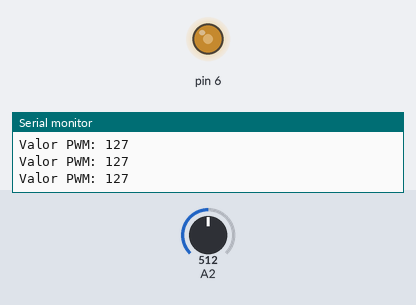
A sketch run on a simulated Arduino Uno, built with avr-gcc and run on an emulated ATmega328P. Shown: output pins drawn as LEDs (lit = HIGH), the last lines printed to the serial monitor. The test bench sets the inputs (shaded band); at power-on: A2 = 512.

Above: at 1.3 s.
1.4 s: A2 set to 716
At 2.1 s:
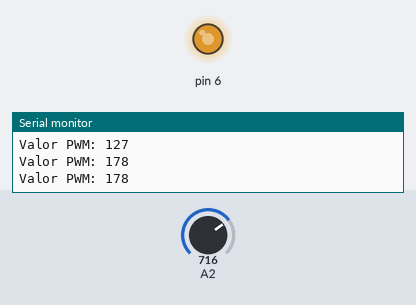
3.0 s: A2 set to 900
At 3.3 s:
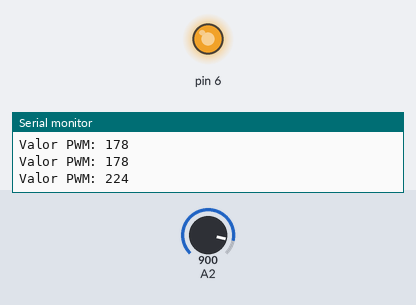
4.5 s: A2 set to 122
At 5.7 s:
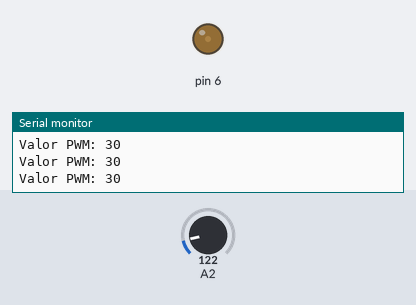
6.0 s: A2 set to 0
At 6.8 s:
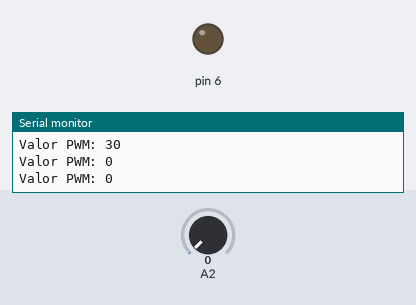
7.5 s: A2 set to 511
At 8.0 s:
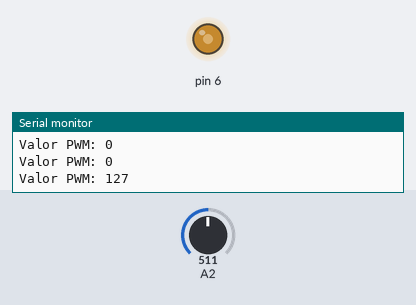
Timing chart, 0 to 10.0 s (numbered marks = the images above; inputs shaded):
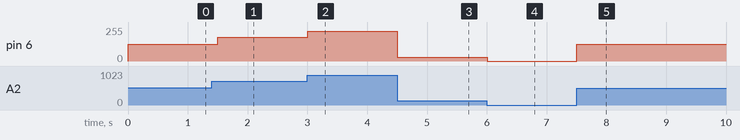

The sketch:

code.ino
```cpp
void setup()
{
  pinMode(6, OUTPUT);
  pinMode(A2, INPUT);
  Serial.begin(9600);
}

void loop()
{
  int potenciometro = analogRead(A2);

  int pwm = map(potenciometro, 0, 1023, 0, 255);

  Serial.print("Valor PWM: ");
  Serial.println(pwm);

  analogWrite(6, pwm);

  delay(500);
}
```

Measured:
- after the input at 1.4 s, pin 6: 127/255 → 178/255 after 0.10 s
- after the input at 3.0 s, pin 6: 178/255 → 224/255 at once
- after the input at 4.5 s, pin 6: 224/255 → 30/255 at once
- after the input at 6.0 s, pin 6: 30/255 → 0/255 at once
- after the input at 7.5 s, pin 6: 0/255 → 127/255 at once
